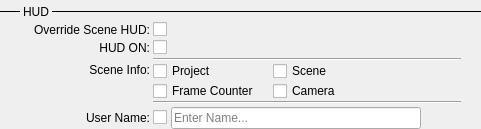
         <widget class="QWidget" name="hudWidget" native="true">
          <property name="sizePolicy">
           <sizepolicy hsizetype="Preferred" vsizetype="Maximum">
            <horstretch>0</horstretch>
            <verstretch>0</verstretch>
           </sizepolicy>
          </property>
          <property name="minimumSize">
           <size>
            <width>0</width>
            <height>20</height>
           </size>
          </property>
          <layout class="QVBoxLayout" name="verticalLayout_3">
           <property name="spacing">
            <number>3</number>
           </property>
           <property name="margin">
            <number>0</number>
           </property>
           <item>
            <layout class="QHBoxLayout" name="horizontalLayout_8">
             <property name="topMargin">
              <number>5</number>
             </property>
             <item>
              <widget class="Line" name="line_7">
               <property name="maximumSize">
                <size>
                 <width>20</width>
                 <height>16777215</height>
                </size>
               </property>
               <property name="frameShadow">
                <enum>QFrame::Plain</enum>
               </property>
               <property name="lineWidth">
                <number>0</number>
               </property>
               <property name="midLineWidth">
                <number>1</number>
               </property>
               <property name="orientation">
                <enum>Qt::Horizontal</enum>
               </property>
              </widget>
             </item>
             <item>
              <widget class="QLabel" name="label_11">
               <property name="sizePolicy">
                <sizepolicy hsizetype="Maximum" vsizetype="Preferred">
                 <horstretch>0</horstretch>
                 <verstretch>0</verstretch>
                </sizepolicy>
               </property>
               <property name="text">
                <string>HUD</string>
               </property>
               <property name="alignment">
                <set>Qt::AlignLeading|Qt::AlignLeft|Qt::AlignVCenter</set>
               </property>
              </widget>
             </item>
             <item>
              <widget class="Line" name="line">
               <property name="frameShadow">
                <enum>QFrame::Plain</enum>
               </property>
               <property name="lineWidth">
                <number>0</number>
               </property>
               <property name="midLineWidth">
                <number>1</number>
               </property>
               <property name="orientation">
                <enum>Qt::Horizontal</enum>
               </property>
              </widget>
             </item>
            </layout>
           </item>
           <item>
            <layout class="QFormLayout" name="formLayout_4">
             <property name="fieldGrowthPolicy">
              <enum>QFormLayout::AllNonFixedFieldsGrow</enum>
             </property>
             <property name="verticalSpacing">
              <number>3</number>
             </property>
             <property name="rightMargin">
              <number>20</number>
             </property>
             <item row="2" column="0">
              <widget class="QLabel" name="sceneinfohud_chk">
               <property name="sizePolicy">
                <sizepolicy hsizetype="Minimum" vsizetype="Preferred">
                 <horstretch>0</horstretch>
                 <verstretch>0</verstretch>
                </sizepolicy>
               </property>
               <property name="minimumSize">
                <size>
                 <width>150</width>
                 <height>0</height>
                </size>
               </property>
               <property name="text">
                <string>Scene Info:</string>
               </property>
               <property name="alignment">
                <set>Qt::AlignRight|Qt::AlignTrailing|Qt::AlignVCenter</set>
               </property>
              </widget>
             </item>
             <item row="3" column="0">
              <widget class="QLabel" name="namehud_lbl">
               <property name="minimumSize">
                <size>
                 <width>150</width>
                 <height>0</height>
                </size>
               </property>
               <property name="text">
                <string>User Name:</string>
               </property>
               <property name="alignment">
                <set>Qt::AlignRight|Qt::AlignTrailing|Qt::AlignVCenter</set>
               </property>
              </widget>
             </item>
             <item row="3" column="1">
              <layout class="QHBoxLayout" name="cstmHud_hlt">
               <property name="spacing">
                <number>4</number>
               </property>
               <item>
                <widget class="QCheckBox" name="cstmHud_chk">
                 <property name="text">
                  <string/>
                 </property>
                </widget>
               </item>
               <item>
                <widget class="QLineEdit" name="cstmHud_le">
                 <property name="enabled">
                  <bool>true</bool>
                 </property>
                 <property name="minimumSize">
                  <size>
                   <width>250</width>
                   <height>0</height>
                  </size>
                 </property>
                 <property name="maximumSize">
                  <size>
                   <width>250</width>
                   <height>16777215</height>
                  </size>
                 </property>
                 <property name="text">
                  <string/>
                 </property>
                 <property name="placeholderText">
                  <string>Enter Name...</string>
                 </property>
                </widget>
               </item>
               <item>
                <spacer name="horizontalSpacer_5">
                 <property name="orientation">
                  <enum>Qt::Horizontal</enum>
                 </property>
                 <property name="sizeHint" stdset="0">
                  <size>
                   <width>40</width>
                   <height>20</height>
                  </size>
                 </property>
                </spacer>
               </item>
              </layout>
             </item>
             <item row="2" column="1">
              <layout class="QVBoxLayout" name="verticalLayout_6">
               <property name="spacing">
                <number>0</number>
               </property>
               <item>
                <widget class="Line" name="line_4">
                 <property name="orientation">
                  <enum>Qt::Horizontal</enum>
                 </property>
                </widget>
               </item>
               <item>
                <layout class="QHBoxLayout" name="horizontalLayout">
                 <property name="leftMargin">
                  <number>0</number>
                 </property>
                 <property name="topMargin">
                  <number>0</number>
                 </property>
                 <item>
                  <layout class="QGridLayout" name="gridLayout">
                   <property name="sizeConstraint">
                    <enum>QLayout::SetDefaultConstraint</enum>
                   </property>
                   <item row="1" column="0">
                    <widget class="QCheckBox" name="frameHud_chk">
                     <property name="sizePolicy">
                      <sizepolicy hsizetype="Maximum" vsizetype="Fixed">
                       <horstretch>0</horstretch>
                       <verstretch>0</verstretch>
                      </sizepolicy>
                     </property>
                     <property name="minimumSize">
                      <size>
                       <width>120</width>
                       <height>0</height>
                      </size>
                     </property>
                     <property name="text">
                      <string>Frame Counter</string>
                     </property>
                    </widget>
                   </item>
                   <item row="0" column="1">
                    <widget class="QCheckBox" name="scenehud_chk">
                     <property name="sizePolicy">
                      <sizepolicy hsizetype="Maximum" vsizetype="Fixed">
                       <horstretch>0</horstretch>
                       <verstretch>0</verstretch>
                      </sizepolicy>
                     </property>
                     <property name="minimumSize">
                      <size>
                       <width>120</width>
                       <height>0</height>
                      </size>
                     </property>
                     <property name="text">
                      <string>Scene</string>
                     </property>
                    </widget>
                   </item>
                   <item row="0" column="0">
                    <widget class="QCheckBox" name="hud_chk">
                     <property name="sizePolicy">
                      <sizepolicy hsizetype="Maximum" vsizetype="Fixed">
                       <horstretch>0</horstretch>
                       <verstretch>0</verstretch>
                      </sizepolicy>
                     </property>
                     <property name="minimumSize">
                      <size>
                       <width>120</width>
                       <height>0</height>
                      </size>
                     </property>
                     <property name="text">
                      <string>Project</string>
                     </property>
                     <property name="checked">
                      <bool>false</bool>
                     </property>
                    </widget>
                   </item>
                   <item row="1" column="1">
                    <widget class="QCheckBox" name="camerahud_chk">
                     <property name="sizePolicy">
                      <sizepolicy hsizetype="Maximum" vsizetype="Fixed">
                       <horstretch>0</horstretch>
                       <verstretch>0</verstretch>
                      </sizepolicy>
                     </property>
                     <property name="minimumSize">
                      <size>
                       <width>120</width>
                       <height>0</height>
                      </size>
                     </property>
                     <property name="text">
                      <string>Camera</string>
                     </property>
                    </widget>
                   </item>
                  </layout>
                 </item>
                 <item>
                  <spacer name="horizontalSpacer_2">
                   <property name="orientation">
                    <enum>Qt::Horizontal</enum>
                   </property>
                   <property name="sizeHint" stdset="0">
                    <size>
                     <width>40</width>
                     <height>20</height>
                    </size>
                   </property>
                  </spacer>
                 </item>
                </layout>
               </item>
               <item>
                <widget class="Line" name="line_11">
                 <property name="orientation">
                  <enum>Qt::Horizontal</enum>
                 </property>
                </widget>
               </item>
              </layout>
             </item>
             <item row="1" column="0">
              <widget class="QLabel" name="displayhud_lbl">
               <property name="minimumSize">
                <size>
                 <width>150</width>
                 <height>0</height>
                </size>
               </property>
               <property name="text">
                <string>HUD ON:</string>
               </property>
               <property name="alignment">
                <set>Qt::AlignRight|Qt::AlignTrailing|Qt::AlignVCenter</set>
               </property>
              </widget>
             </item>
             <item row="1" column="1">
              <widget class="QCheckBox" name="displayhud_chk">
               <property name="text">
                <string/>
               </property>
              </widget>
             </item>
             <item row="0" column="1">
              <widget class="QCheckBox" name="hudOverride_chk">
               <property name="text">
                <string/>
               </property>
              </widget>
             </item>
             <item row="0" column="0">
              <widget class="QLabel" name="overridehud_lbl">
               <property name="minimumSize">
                <size>
                 <width>150</width>
                 <height>0</height>
                </size>
               </property>
               <property name="text">
                <string>Override Scene HUD:</string>
               </property>
               <property name="alignment">
                <set>Qt::AlignRight|Qt::AlignTrailing|Qt::AlignVCenter</set>
               </property>
              </widget>
             </item>
            </layout>
           </item>
          </layout>
         </widget>
